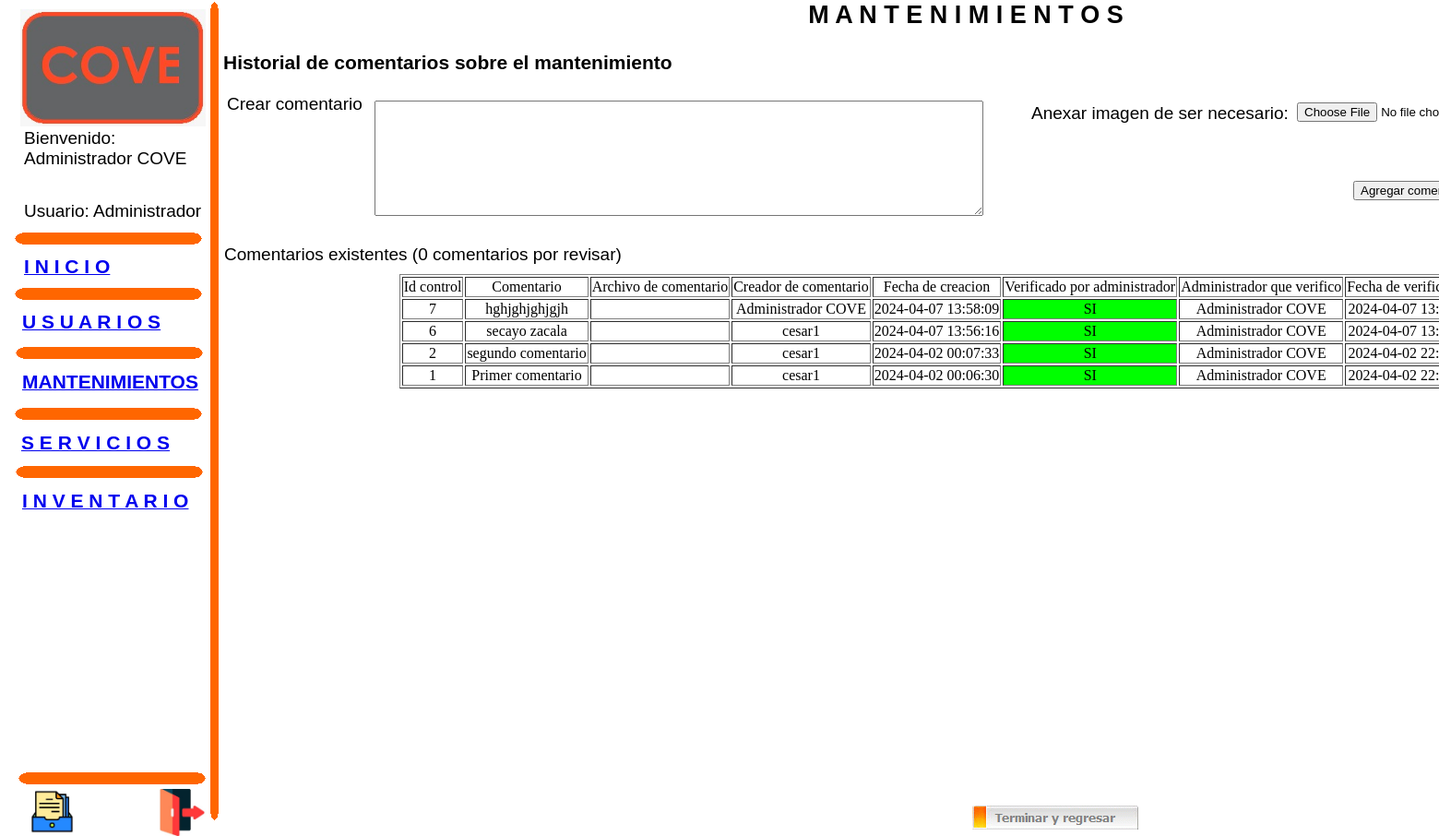
The app's page /alta_comentarios_mantenimientos.php?id=1 (signed in) with its own data.
### tables this page shows
CREATE TABLE `observacion_servicio` (
  `id` bigint(20) unsigned NOT NULL AUTO_INCREMENT,
  `observaciones` longtext NOT NULL,
  `archivo` varchar(500) NOT NULL,
  `servicio_id` int(10) unsigned NOT NULL,
  `creador_id` int(11) DEFAULT NULL,
  `fecha_creacion` datetime DEFAULT NULL,
  `checado` enum('NO','SI') NOT NULL,
  `id_administrador_checador` int(11) NOT NULL,
  `fecha_verificado` datetime NOT NULL,
  PRIMARY KEY (`id`)
);

CREATE TABLE `usuarios` (
  `id` int(11) NOT NULL AUTO_INCREMENT,
  `nombre` varchar(500) NOT NULL,
  `direccion` varchar(500) NOT NULL,
  `usuario` varchar(100) NOT NULL,
  `password` varchar(100) NOT NULL,
  `estado` int(11) NOT NULL DEFAULT 1,
  `rol` int(11) NOT NULL,
  `realizo` varchar(500) NOT NULL,
  `fecha_modificacion` datetime NOT NULL,
  PRIMARY KEY (`id`)
);

### alta_comentarios_mantenimientos.php (the view, shortened to what this page needs)
<?php
$ids = $_GET['id'];
?>
<!DOCTYPE HTML PUBLIC "-//W3C//DTD HTML 4.01 Transitional//EN">
<html>
<head>
</head>
<body>
<div id="container">
<div id="image1" style="position:absolute; overflow:hidden; left:22px; top:10px; width:201px; height:127px; z-index:0"><img src="images/WhatsApp Image 2024-01-16 at 7.01.31 PM.jpeg" alt="" title="" border=0 width=201 height=127></div>
<div id="roundrect1" style="position:absolute; overflow:hidden; left:228px; top:2px; width:10px; height:888px; z-index:1"><img border=0 width="100%" height="100%" alt="" src="images/roundrect616195484.gif"></div>
<div id="text7" style="position:absolute; overflow:hidden; left:247px; top:1px; width:1600px; height:35px; z-index:2">
<div class="wpmd">
<div align=center><font class="ws20"><B>M A N T E N I M I E N T O S</B></font></div>
</div></div>
<div id="text8" style="position:absolute; overflow:hidden; left:242px; top:56px; width:1434px; height:35px; z-index:3">
<div class="wpmd">
<div><font class="ws16"><B>Historial de comentarios sobre el mantenimiento</B></font></div>
</div></div>
<form name="form1" method="POST" action="alta_comentarios_mantenimientos.php" style="margin:0px">
<input name="formbutton1" type="submit" value="Agregar comentario" style="position:absolute;left:1467px;top:196px;z-index:12">
<textarea name="textarea1" style="position:absolute;left:406px;top:109px;width:660px;height:125px;z-index:16"></textarea>
<input name="formtext2" type="file" style="position:absolute;width:440px;left:1406px;top:111px;z-index:18">
</form>
<div id="roundrect2" style="position:absolute; overflow:hidden; left:16px; top:252px; width:204px; height:14px; z-index:5"><img border=0 width="100%" height="100%" alt="" src="images/roundrect616195312.gif"></div>
<div id="roundrect7" style="position:absolute; overflow:hidden; left:20px; top:837px; width:204px; height:14px; z-index:6"><img border=0 width="100%" height="100%" alt="" src="images/roundrect616195171.gif"></div>
<div id="text6" style="position:absolute; overflow:hidden; left:26px; top:277px; width:189px; height:35px; z-index:7">
<a href="sistema.php" title="Inicio de sistema"><div class="wpmd">
<div><font class="ws16"><B>I N I C I O</B></font></div>
</div></a></div>
<?php
if ($_SESSION['rol'] == "1")
echo "
<div id='roundrect3' style='position:absolute; overflow:hidden; left:16px; top:312px; width:204px; height:14px; z-index:13'><img border=0 width='100%' height='100%' alt='' src='images/roundrect377089234.gif'></div>
<div id='text1' style='position:absolute; overflow:hidden; left:24px; top:337px; width:194px; height:35px; z-index:14'>
<a href='usuarios.php' title='Administración de usuarios'><div class='wpmd'>
<div><font class='ws16'><B>U S U A R I O S</B></font></div>
</div></a></div>
<div id='roundrect4' style='position:absolute; overflow:hidden; left:17px; top:376px; width:204px; height:14px; z-index:15'><img border=0 width='100%' height='100%' alt='' src='images/roundrect377089203.gif'></div>
<div id='text2' style='position:absolute; overflow:hidden; left:24px; top:402px; width:198px; height:35px; z-index:16'>
<a href='mantenimientos.php' title='Administración de mantenimientos'><div class='wpmd'>
<div><font class='ws16'><B>MANTENIMIENTOS</B></font></div>
</div></a></div>
<div id='roundrect5' style='position:absolute; overflow:hidden; left:16px; top:442px; width:204px; height:14px; z-index:17'><img border=0 width='100%' height='100%' alt='' src='images/roundrect377089171.gif'></div>
<div id='text3' style='position:absolute; overflow:hidden; left:23px; top:468px; width:198px; height:35px; z-index:18'>
<a href='servicios.php' title='Administración de servicios'><div class='wpmd'>
<div><font class='ws16'><B>S E R V I C I O S</B></font></div>
</div></a></div>
<div id='roundrect6' style='position:absolute; overflow:hidden; left:17px; top:505px; width:204px; height:14px; z-index:19'><img border=0 width='100%' height='100%' alt='' src='images/roundrect377089140.gif'></div>
<div id='text4' style='position:absolute; overflow:hidden; left:24px; top:531px; width:198px; height:35px; z-index:20'>
<a href='inventario.php' title='Administración de inventario'><div class='wpmd'>
<div><font class='ws16'><B>I N V E N T A R I O</B></font></div>
</div></a></div>
<div id='roundrect7' style='position:absolute; overflow:hidden; left:20px; top:837px; width:204px; height:14px; z-index:21'><img border=0 width='100%' height='100%' alt='' src='images/roundrect377089109.gif'></div>
<div id='g_image1' style='position:absolute; overflow:hidden; left:33px; top:856px; width:47px; height:47px; z-index:53'><a href='archivo.php' title='Registros guardados'><img src='images/paste5.jpg' alt='' title='' border=0 width=47 height=47></a></div>
";
?>
<div id="text10" style="position:absolute; overflow:hidden; left:26px; top:139px; width:197px; height:66px; z-index:19">
<div class="wpmd">
<div><font class="ws14">Bienvenido: <?php echo $_SESSION["nombre_usuario"];?> </font></div>
</div></div>
<div id="text10" style="position:absolute; overflow:hidden; left:1118px; top:112px; width:570px; height:36px; z-index:17">
<div class="wpmd">
<div><font class="ws14">Anexar imagen de ser necesario:</font></div>
</div></div>
<div id="text11" style="position:absolute; overflow:hidden; left:26px; top:218px; width:203px; height:36px; z-index:20">
<div class="wpmd">
<div><font class="ws14">Usuario: <?php if($_SESSION["rol"] == 1) echo "Administrador"; else echo "Empleado"?></font></div>
</div></div>
<div id="g_image2" style="position:absolute; overflow:hidden; left:172px; top:855px; width:51px; height:51px; z-index:10"><a href="salir.php" title="Salir del sistema"><img src="images/paste8.jpg" alt="" title="" border=0 width=51 height=51></a></div>
<div id="text5" style="position:absolute; overflow:hidden; left:246px; top:102px; width:203px; height:36px; z-index:11">
<div class="wpmd">
<div><font class="ws14">Crear comentario</font></div>
</div></div>
<div id="text9" style="position:absolute; overflow:hidden; left:243px; top:265px; width:903px; height:36px; z-index:13">
<div class="wpmd">
<div><font class="ws14">Comentarios existentes
<?php
include_once "conexion.php";
$consulta="select * from observacion_servicio where servicio_id=".$ids." and checado='NO'";
$comentarios_por_revisar = mysqli_num_rows(mysqli_query($conexion, $consulta));
if( $comentarios_por_revisar == 0)
  echo "(0 comentarios por revisar)";
else
  echo "(".$comentarios_por_revisar.") comentarios por revisar";
?>
</font></div>
</div></div>
<div id="nav10d" style="position:absolute; left:1054px; top:873px; z-index:15"><a onMouseOut="MM_swapImgRestore()" onMouseOver="MM_swapImage('nav10','','images/nav6169762500a.gif',1)"
<?php
if ($_SESSION['rol'] == "2")
  echo "href= 'sistema_empleados.php'";
else
  echo "href= 'mantenimientos.php'";
?>
  ><img name="nav10" onLoad="MM_preloadImages('images/nav6169762500a.gif')" alt="" border=0 src="images/nav6169762500i.gif"></a></div>
<div id="html1" style="position:absolute; overflow:scroll; left:243px; top:297px; width:1602px; height:567px; z-index:14">
<?php
include_once "conexion.php";
$consulta="select * from observacion_servicio where servicio_id=".$ids." order by fecha_creacion DESC" ;
if(mysqli_num_rows(mysqli_query($conexion, $consulta)) == 0)
  echo "Sin comentarios para este mantenimiento";
else{
echo "<table border=1 align='center'>";
echo "<tr align='center'>";
echo "<td>Id control</td>";
echo "<td>Comentario</td>";
echo "<td>Archivo de comentario</td>";
echo "<td>Creador de comentario</td>";
echo "<td>Fecha de creacion</td>";
echo "<td>Verificado por administrador</td>";
echo "<td>Administrador que verifico</td>";
echo "<td>Fecha de verificacion</td>";
echo "</tr>";
$resultado =mysqli_query($conexion, $consulta);
while ($row = mysqli_fetch_assoc($resultado)) {
    echo "<tr align='center'>";
      echo "<td>".$row["id"]."</td>";
      echo "<td>".$row["observaciones"]."</td>";
      echo "<td>".$row["archivo"]."</td>";
      $consulta_nombre="select * from usuarios where id=".$row["creador_id"];
      $nombre = mysqli_fetch_assoc(mysqli_query($conexion, $consulta_nombre));
      echo "<td>".$nombre["nombre"]."</td>";
      echo "<td>".$row["fecha_creacion"]."</td>";
      if($row["checado"] == "NO")
        echo "<td bgcolor='#FF0000'>".$row["checado"]."</td>";
      else
        echo "<td bgcolor='#00FF00'>".$row["checado"]."</td>";
      $consulta_nombre="select * from usuarios where id=".$row["id_administrador_checador"];
      $nombre = mysqli_fetch_assoc(mysqli_query($conexion, $consulta_nombre));
      if(mysqli_num_rows(mysqli_query($conexion, $consulta_nombre)) == 0)
        echo "<td>Aun sin verificar</td>";
      else
        echo "<td>".$nombre["nombre"]."</td>";
      echo "<td>".$row["fecha_verificado"]."</td>";
    echo "</tr>";
}}
?>
</div>
</div>
</body>
</html>

### alta_comentarios_mantenimientos.php (style rules this page uses)
.ws14 { font-size: 19px; }
.ws16 { font-size: 21px; }
.ws20 { font-size: 27px; }
.wpmd { font-size: 13px;font-family: Arial,Helvetica,Sans-Serif;font-style: normal;font-weight: normal; }
DIV,UL,OL { margin-top: 0px; margin-bottom: 0px; }
div#container { position:relative; width: 1863px; margin-top: 0px; margin-left: auto; margin-right: auto; text-align:left; }
body { text-align:center;margin:0 }

### records on screen
observacion_servicio: id "7", observaciones "hghjghjghjgjh", usuarios.nombre "Administrador COVE", fecha_creacion "2024-04-07 13:58:09", checado "SI", fecha_verificado "2024-04-07…"
observacion_servicio: id "6", observaciones "secayo zacala", usuarios.nombre "cesar1", fecha_creacion "2024-04-07 13:56:16", checado "SI", usuarios.nombre "Administrador COVE", fecha_verificado "2024-04-07…"
observacion_servicio: id "2", observaciones "segundo comentario", usuarios.nombre "cesar1", fecha_creacion "2024-04-02 00:07:33", checado "SI", usuarios.nombre "Administrador COVE", fecha_verificado "2024-04-02…"
observacion_servicio: id "1", observaciones "Primer comentario", usuarios.nombre "cesar1", fecha_creacion "2024-04-02 00:06:30", checado "SI", usuarios.nombre "Administrador COVE", fecha_verificado "2024-04-02…"

### other values on screen
$_SESSION["nombre_usuario"] "Administrador COVE"
